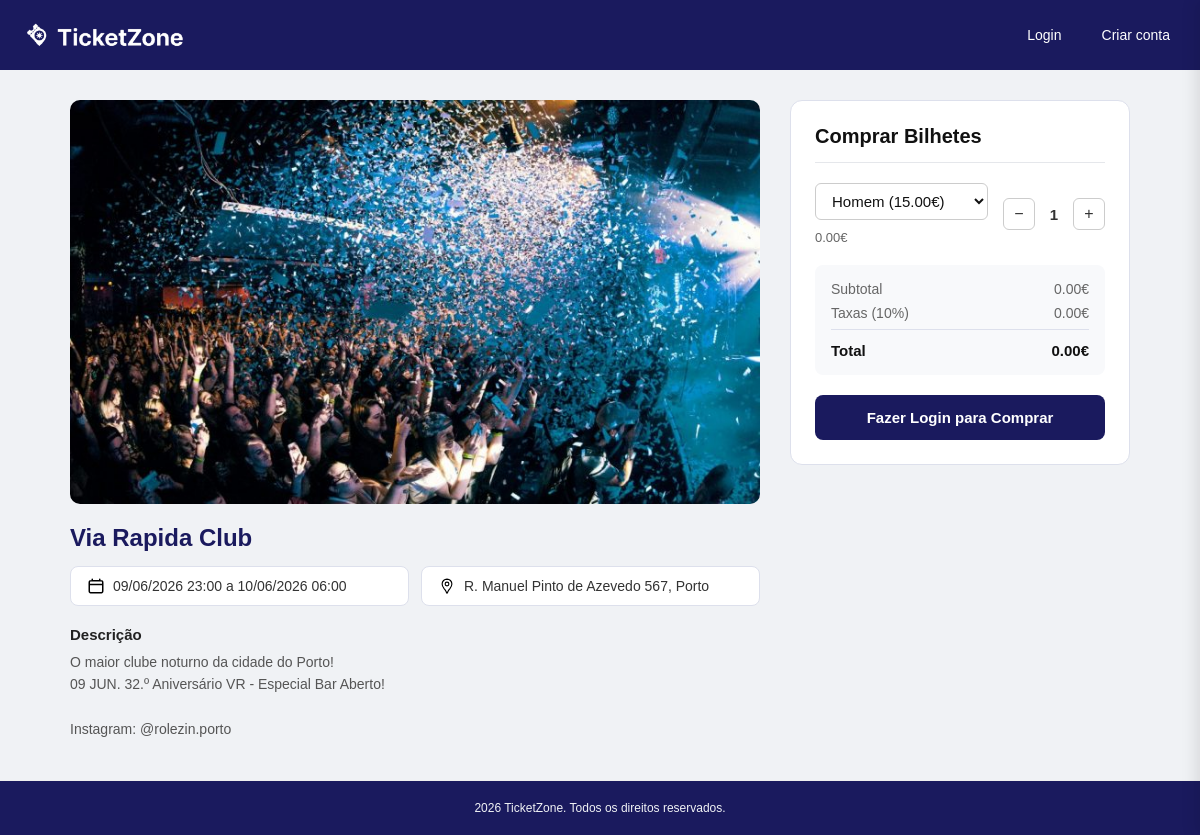
Screenshot of /compra.php?id=5 with the database file from the repository.
### tables this page shows
CREATE TABLE eventos (
        id INTEGER PRIMARY KEY AUTOINCREMENT,
        nome TEXT NOT NULL,
        descricao TEXT,
        data_inicio TEXT NOT NULL,
        data_fim TEXT NOT NULL,
        local TEXT NOT NULL,
        imagem TEXT,
        estado TEXT DEFAULT 'ativo' CHECK(estado IN ('ativo', 'cancelado')),
        id_categoria INTEGER,
        id_admin INTEGER,
        FOREIGN KEY (id_categoria) REFERENCES categorias(id),
        FOREIGN KEY (id_admin) REFERENCES utilizadores(id)
    );

### compra.php (the view, shortened to what this page needs)
<?php
try {
    $pdo = new PDO('sqlite:ticketzone.db');
    $pdo->setAttribute(PDO::ATTR_ERRMODE, PDO::ERRMODE_EXCEPTION);
} catch (PDOException $e) {
    die("Erro de conexão à base de dados: " . $e->getMessage());
}
$id_evento = isset($_GET['id']) ? (int)$_GET['id'] : 0;
$hoje = date('Y-m-d');
$stmt = $pdo->prepare("SELECT * FROM eventos WHERE id = :id_evento AND estado = 'ativo'");
$stmt->execute(['id_evento' => $id_evento]);
$evento = $stmt->fetch(PDO::FETCH_ASSOC);
$stmt_bilhetes = $pdo->prepare("
    SELECT * FROM tipos_bilhete
    WHERE id_evento = :id_evento
      AND qtd_disponivel > 0
      AND data_valido_fim >= :hoje
");
$stmt_bilhetes->execute(['id_evento' => $id_evento, 'hoje' => $hoje]);
$tipos_bilhete = $stmt_bilhetes->fetchAll(PDO::FETCH_ASSOC);
$bilhetes_esgotados = count($tipos_bilhete) === 0;
?>
<!DOCTYPE html>
<html lang="pt">
<head>
    <link rel="stylesheet" href="styles/style.css">
</head>
<body>
    <?php include 'scripts/header.php'; ?>
    <main class="pagina-evento">
        <div class="coluna-esquerda">
            <div class="banner-evento">
                <img src="<?= htmlspecialchars($evento['imagem']) ?>" alt="<?= htmlspecialchars($evento['nome']) ?>">
            </div>
            <div class="detalhes-evento">
                <h2><?= htmlspecialchars($evento['nome']) ?></h2>
                <div class="info-badges">
                    <div class="badge-info">
                        <img src="assets/calendario.svg" alt="Data" class="badge-icone">
                        <span>
                            <?php
                                $inicio_formatado = date('d/m/Y H:i', strtotime($evento['data_inicio']));
                                if (!empty($evento['data_fim']) && $evento['data_fim'] !== $evento['data_inicio']) {
                                    $fim_formatado = date('d/m/Y H:i', strtotime($evento['data_fim']));
                                    echo htmlspecialchars($inicio_formatado . ' a ' . $fim_formatado);
                                } else {
                                    echo htmlspecialchars($inicio_formatado);
                                }
                            ?>
                        </span>
                    </div>
                    <div class="badge-info">
                        <img src="assets/mapa.svg" alt="Local" class="badge-icone">
                        <span><?= htmlspecialchars($evento['local']) ?></span>
                    </div>
                </div>
                <h3>Descrição</h3>
                <p><?= nl2br(htmlspecialchars($evento['descricao'])) ?></p>
            </div>
        </div>
        <div class="coluna-direita">
            <div class="cartao-compra">
                <h3>Comprar Bilhetes</h3>
                <hr class="divisor">
                <?php if ($bilhetes_esgotados): ?>
                    <p style="color: #d9534f; text-align: center; font-weight: bold; padding: 20px 0;">
                        Bilhetes Indisponíveis ou Esgotados para este evento.
                    </p>
                <?php else: ?>
                    <div class="linha-selecao">
                        <div class="info-preco">
                            <select id="seletor-bilhete" class="seletor-bilhete-dropdown" name="id_tipo_bilhete_temp">
                                <?php foreach ($tipos_bilhete as $bilhete): ?>
                                    <option value="<?= $bilhete['id'] ?>" data-preco="<?= $bilhete['preco'] ?>" data-max="<?= $bilhete['qtd_disponivel'] ?>">
                                        <?= htmlspecialchars($bilhete['nome']) ?> (<?= number_format($bilhete['preco'], 2) ?>€)
                                    </option>
                                <?php endforeach; ?>
                            </select>
                            <div class="valor-bilhete" id="display-preco-unitario">0.00€</div>
                        </div>
                        <div class="seletor-quantidade">
                            <button type="button" id="btn-menos">&#8722;</button>
                            <span id="quantidade">1</span>
                            <button type="button" id="btn-mais">&#43;</button>
                        </div>
                    </div>
                    <div class="caixa-resumo">
                        <div class="linha-resumo">
                            <span>Subtotal</span>
                            <span id="subtotal">0.00€</span>
                        </div>
                        <div class="linha-resumo">
                            <span>Taxas (10%)</span>
                            <span id="taxas">0.00€</span>
                        </div>
                        <div class="linha-resumo total-final">
                            <span>Total</span>
                            <span id="total">0.00€</span>
                        </div>
                    </div>
                    <?php if (isset($_SESSION['id_utilizador'])): ?>
                        <form method="POST" action="scripts/carrinho_adicionar.php" id="form-compra">
                            <input type="hidden" name="id_evento_retorno" value="<?= $id_evento ?>">
                            <input type="hidden" name="id_tipo_bilhete" id="input-tipo-escondido" value="">
                            <input type="hidden" name="quantidade" id="input-quantidade-escondido" value="1">
                            <button type="submit" class="btn-pagamento">Adicionar ao Carrinho</button>
                        </form>
                    <?php else: ?>
                        <a href="login.php" class="btn-pagamento" style="display:block; text-align:center; text-decoration:none; box-sizing: border-box;">
                            Fazer Login para Comprar
                        </a>
                    <?php endif; ?>
                <?php endif; ?>
            </div>
        </div>
    </main>
    <footer>
        <p>2026 TicketZone. Todos os direitos reservados.</p>
    </footer>
    <?php include 'scripts/carrinho_modal.php'; ?>
</body>
</html>

### styles/style.css (style rules this page uses)
* { margin: 0; padding: 0; box-sizing: border-box; }
body { font-family: Arial, Helvetica, sans-serif; background-color: #f0f2f5; color: #333; }
.pagina-evento { display: flex; gap: 30px; max-width: 1100px; margin: 30px auto; padding: 0 20px; align-items: flex-start; }
.coluna-esquerda { flex: 1 1 0; min-width: 0; }
.coluna-direita { width: 340px; flex-shrink: 0; }
.banner-evento img { width: 100%; height: auto; border-radius: 10px; display: block; margin-bottom: 20px; }
.detalhes-evento h2 { color: #1a1a5e; font-size: 24px; font-weight: bold; margin-bottom: 14px; }
.info-badges { display: flex; gap: 12px; margin-bottom: 20px; }
.badge-info { display: flex; align-items: center; gap: 8px; border: 1px solid #dde0ec; border-radius: 8px; padding: 10px 16px; font-size: 14px; color: #333; background-color: white; flex: 1; }
.badge-icone { width: 18px; height: 18px; flex-shrink: 0; }
.detalhes-evento h3 { font-size: 15px; font-weight: bold; color: #222; margin-bottom: 8px; }
.detalhes-evento p { font-size: 14px; line-height: 1.6; color: #555; }
.cartao-compra { background-color: white; border: 1px solid #dde0ec; border-radius: 12px; padding: 24px; }
.cartao-compra h3 { font-size: 20px; font-weight: bold; color: #111; margin-bottom: 14px; }
.divisor { border: none; border-top: 1px solid #e5e7eb; margin-bottom: 20px; }
.linha-selecao { display: flex; justify-content: space-between; align-items: center; margin-bottom: 20px; }
.info-preco .valor-bilhete { color: #666; font-size: 13px; margin-top: 3px; }
.seletor-quantidade { display: flex; align-items: center; gap: 4px; }
.seletor-quantidade button { background-color: white; color: #333; border: 1px solid #ccc; border-radius: 6px; width: 32px; height: 32px; font-size: 16px; cursor: pointer; display: flex; align-items: center; justify-content: center; margin-top: 0; }
.seletor-quantidade span { width: 30px; text-align: center; font-weight: bold; font-size: 15px; }
.caixa-resumo { background-color: #f8f9fb; border-radius: 8px; padding: 16px; margin-bottom: 20px; }
.linha-resumo { display: flex; justify-content: space-between; font-size: 14px; color: #666; margin-bottom: 8px; }
.linha-resumo:last-child { margin-bottom: 0; }
.linha-resumo.total-final { border-top: 1px solid #dde0ec; padding-top: 12px; margin-top: 4px; font-size: 15px; font-weight: bold; color: #111; }
.btn-pagamento { width: 100%; padding: 14px; background-color: #1a1a5e; color: white; border: none; border-radius: 8px; font-size: 15px; font-weight: bold; cursor: pointer; }
footer { text-align: center; padding: 20px; font-size: 12px; color: #f0f2f5; background-color: #1a1a5e; margin-top: 40px; border-top: 1px solid #eee; }
.seletor-bilhete-dropdown { width: 100%; padding: 8px 12px; margin-bottom: 6px; border: 1px solid #ccc; border-radius: 6px; font-size: 15px; font-family: inherit; color: #111; background-color: #fff; outline: none; cursor: pointer; }
#display-preco-unitario { font-size: 13px; color: #666; margin-top: 4px; }
.info-preco { flex: 1; margin-right: 15px; }

### rows the page displays
eventos: imagem (picture), nome "Via Rapida Club", data_inicio+data_fim "09/06/2026 23:00 a 10/06/2026 06:00", local "R. Manuel Pinto de Azevedo 567, Porto", descricao "O maior clube noturno da cidade do Porto! 09 JUN. 32.º Aniversário VR - Especial Bar Aberto! Instagram: @rolezin.porto"

### other values shown
form field id_tipo_bilhete_temp "Homem (15.00€)"
